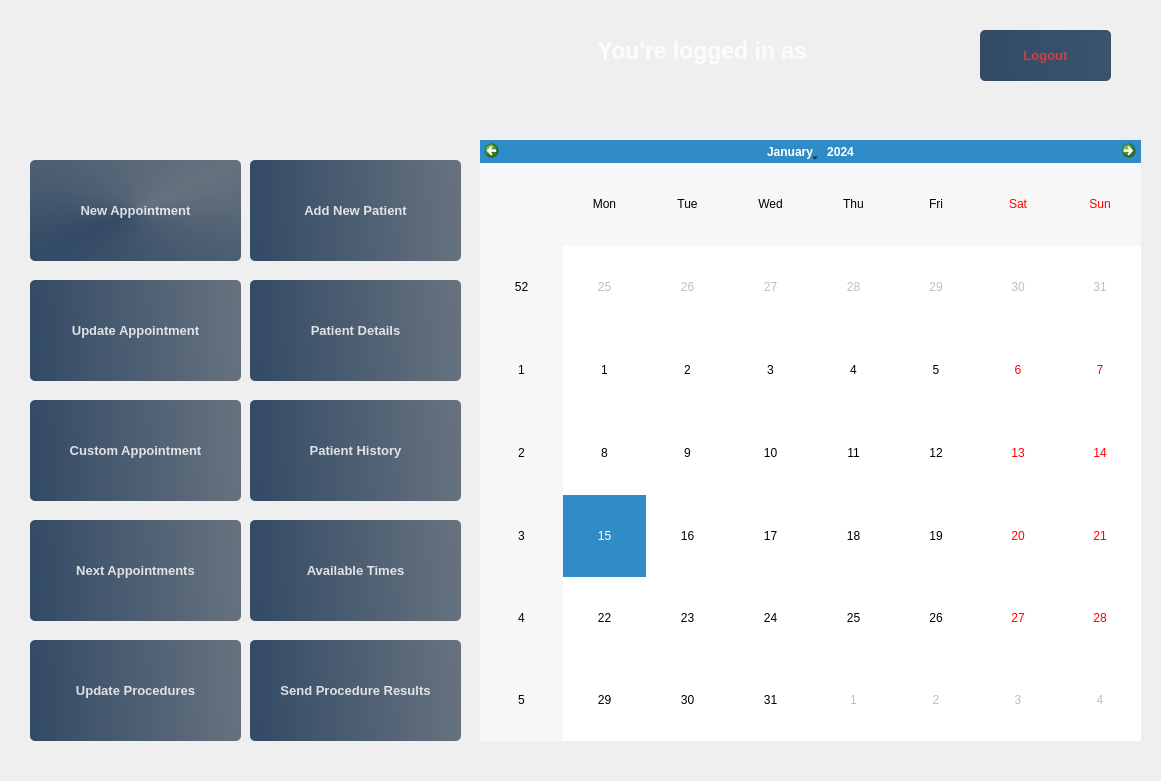
<?xml version="1.0" encoding="UTF-8"?>
<ui version="4.0">
 <class>Form</class>
 <widget class="QWidget" name="Form">
  <property name="geometry">
   <rect>
    <x>0</x>
    <y>0</y>
    <width>1161</width>
    <height>781</height>
   </rect>
  </property>
  <property name="sizePolicy">
   <sizepolicy hsizetype="Expanding" vsizetype="Expanding">
    <horstretch>0</horstretch>
    <verstretch>0</verstretch>
   </sizepolicy>
  </property>
  <property name="windowTitle">
   <string>Form</string>
  </property>
  <layout class="QGridLayout" name="gridLayout">
   <property name="leftMargin">
    <number>0</number>
   </property>
   <property name="topMargin">
    <number>0</number>
   </property>
   <property name="rightMargin">
    <number>0</number>
   </property>
   <property name="bottomMargin">
    <number>0</number>
   </property>
   <item row="0" column="0">
    <widget class="QWidget" name="widget" native="true">
     <property name="sizePolicy">
      <sizepolicy hsizetype="Expanding" vsizetype="Expanding">
       <horstretch>0</horstretch>
       <verstretch>0</verstretch>
      </sizepolicy>
     </property>
     <property name="styleSheet">
      <string notr="true">border-image: url(:/newPrefix/images/app_bg.jpg);</string>
     </property>
     <widget class="QPushButton" name="nextAppointmentsButton">
      <property name="geometry">
       <rect>
        <x>30</x>
        <y>520</y>
        <width>211</width>
        <height>101</height>
       </rect>
      </property>
      <property name="font">
       <font>
        <pointsize>10</pointsize>
        <weight>75</weight>
        <bold>true</bold>
       </font>
      </property>
      <property name="cursor">
       <cursorShape>PointingHandCursor</cursorShape>
      </property>
      <property name="styleSheet">
       <string notr="true">QPushButton#nextAppointmentsButton{
	border-image: none;
	background-color: qlineargradient(spread:pad,x1:0, y1:0.505682, x2:1, y2:0.477, stop:0 rgba(20, 47, 78, 219), stop:1 rgba(85, 98, 112, 226));
	color: rgba(255, 255, 255, 210);
	border-radius: 5px;	
}
QPushButton#nextAppointmentsButton:hover{	
	background-color: qlineargradient(spread:pad,x1:0, y1:0.505682, x2:1, y2:0.477, stop:0 rgba(40, 67, 98, 219), stop:1 rgba(105, 118, 132, 226));
}
QPushButton#nextAppointmentsButton:pressed{
	padding-left:5px;
	padding-top:5px;
	background-color: rgba(105, 118, 132, 200);
}
</string>
      </property>
      <property name="text">
       <string>Next Appointments</string>
      </property>
     </widget>
     <widget class="QPushButton" name="sendResultsButton">
      <property name="geometry">
       <rect>
        <x>250</x>
        <y>640</y>
        <width>211</width>
        <height>101</height>
       </rect>
      </property>
      <property name="font">
       <font>
        <pointsize>10</pointsize>
        <weight>75</weight>
        <bold>true</bold>
       </font>
      </property>
      <property name="cursor">
       <cursorShape>PointingHandCursor</cursorShape>
      </property>
      <property name="styleSheet">
       <string notr="true">QPushButton#sendResultsButton{
	border-image: none;
	background-color: qlineargradient(spread:pad,x1:0, y1:0.505682, x2:1, y2:0.477, stop:0 rgba(20, 47, 78, 219), stop:1 rgba(85, 98, 112, 226));
	color: rgba(255, 255, 255, 210);
	border-radius: 5px;	
}
QPushButton#sendResultsButton:hover{	
	background-color: qlineargradient(spread:pad,x1:0, y1:0.505682, x2:1, y2:0.477, stop:0 rgba(40, 67, 98, 219), stop:1 rgba(105, 118, 132, 226));
}
QPushButton#sendResultsButton:pressed{
	padding-left:5px;
	padding-top:5px;
	background-color: rgba(105, 118, 132, 200);
}
</string>
      </property>
      <property name="text">
       <string>Send Procedure Results</string>
      </property>
     </widget>
     <widget class="QPushButton" name="addPatientButton">
      <property name="geometry">
       <rect>
        <x>250</x>
        <y>160</y>
        <width>211</width>
        <height>101</height>
       </rect>
      </property>
      <property name="sizePolicy">
       <sizepolicy hsizetype="Expanding" vsizetype="Expanding">
        <horstretch>0</horstretch>
        <verstretch>0</verstretch>
       </sizepolicy>
      </property>
      <property name="font">
       <font>
        <pointsize>10</pointsize>
        <weight>75</weight>
        <bold>true</bold>
       </font>
      </property>
      <property name="cursor">
       <cursorShape>PointingHandCursor</cursorShape>
      </property>
      <property name="styleSheet">
       <string notr="true">QPushButton#addPatientButton{
	border-image: none;
	background-color: qlineargradient(spread:pad,x1:0, y1:0.505682, x2:1, y2:0.477, stop:0 rgba(20, 47, 78, 219), stop:1 rgba(85, 98, 112, 226));
	color: rgba(255, 255, 255, 210);
	border-radius: 5px;	
}
QPushButton#addPatientButton:hover{	
	background-color: qlineargradient(spread:pad,x1:0, y1:0.505682, x2:1, y2:0.477, stop:0 rgba(40, 67, 98, 219), stop:1 rgba(105, 118, 132, 226));
}
QPushButton#addPatientButton:pressed{
	padding-left:5px;
	padding-top:5px;
	background-color: rgba(105, 118, 132, 200);
}
</string>
      </property>
      <property name="text">
       <string>Add New Patient</string>
      </property>
     </widget>
     <widget class="QLabel" name="label">
      <property name="geometry">
       <rect>
        <x>20</x>
        <y>20</y>
        <width>91</width>
        <height>91</height>
       </rect>
      </property>
      <property name="sizePolicy">
       <sizepolicy hsizetype="Expanding" vsizetype="Expanding">
        <horstretch>0</horstretch>
        <verstretch>0</verstretch>
       </sizepolicy>
      </property>
      <property name="styleSheet">
       <string notr="true">border-image: url(:/newPrefix/images/od_logo.png);</string>
      </property>
      <property name="text">
       <string/>
      </property>
     </widget>
     <widget class="QPushButton" name="patientDetailsButton">
      <property name="geometry">
       <rect>
        <x>250</x>
        <y>280</y>
        <width>211</width>
        <height>101</height>
       </rect>
      </property>
      <property name="font">
       <font>
        <pointsize>10</pointsize>
        <weight>75</weight>
        <bold>true</bold>
       </font>
      </property>
      <property name="cursor">
       <cursorShape>PointingHandCursor</cursorShape>
      </property>
      <property name="styleSheet">
       <string notr="true">QPushButton#patientDetailsButton{
	border-image: none;
	background-color: qlineargradient(spread:pad,x1:0, y1:0.505682, x2:1, y2:0.477, stop:0 rgba(20, 47, 78, 219), stop:1 rgba(85, 98, 112, 226));
	color: rgba(255, 255, 255, 210);
	border-radius: 5px;	
}
QPushButton#patientDetailsButton:hover{	
	background-color: qlineargradient(spread:pad,x1:0, y1:0.505682, x2:1, y2:0.477, stop:0 rgba(40, 67, 98, 219), stop:1 rgba(105, 118, 132, 226));
}
QPushButton#patientDetailsButton:pressed{
	padding-left:5px;
	padding-top:5px;
	background-color: rgba(105, 118, 132, 200);
}
</string>
      </property>
      <property name="text">
       <string>Patient Details</string>
      </property>
     </widget>
     <widget class="QPushButton" name="updateScheduleButton">
      <property name="geometry">
       <rect>
        <x>30</x>
        <y>280</y>
        <width>211</width>
        <height>101</height>
       </rect>
      </property>
      <property name="font">
       <font>
        <pointsize>10</pointsize>
        <weight>75</weight>
        <bold>true</bold>
       </font>
      </property>
      <property name="cursor">
       <cursorShape>PointingHandCursor</cursorShape>
      </property>
      <property name="styleSheet">
       <string notr="true">QPushButton#updateScheduleButton{
	border-image: none;
	background-color: qlineargradient(spread:pad,x1:0, y1:0.505682, x2:1, y2:0.477, stop:0 rgba(20, 47, 78, 219), stop:1 rgba(85, 98, 112, 226));
	color: rgba(255, 255, 255, 210);
	border-radius: 5px;	
}
QPushButton#updateScheduleButton:hover{	
	background-color: qlineargradient(spread:pad,x1:0, y1:0.505682, x2:1, y2:0.477, stop:0 rgba(40, 67, 98, 219), stop:1 rgba(105, 118, 132, 226));
}
QPushButton#updateScheduleButton:pressed{
	padding-left:5px;
	padding-top:5px;
	background-color: rgba(105, 118, 132, 200);
}
</string>
      </property>
      <property name="text">
       <string>Update Appointment</string>
      </property>
     </widget>
     <widget class="QCalendarWidget" name="calendarWidget">
      <property name="geometry">
       <rect>
        <x>480</x>
        <y>140</y>
        <width>661</width>
        <height>601</height>
       </rect>
      </property>
      <property name="sizePolicy">
       <sizepolicy hsizetype="Expanding" vsizetype="Expanding">
        <horstretch>0</horstretch>
        <verstretch>0</verstretch>
       </sizepolicy>
      </property>
      <property name="styleSheet">
       <string notr="true">border-image: none;</string>
      </property>
     </widget>
     <widget class="QPushButton" name="logoutButton">
      <property name="geometry">
       <rect>
        <x>980</x>
        <y>30</y>
        <width>131</width>
        <height>51</height>
       </rect>
      </property>
      <property name="font">
       <font>
        <pointsize>10</pointsize>
        <weight>75</weight>
        <bold>true</bold>
       </font>
      </property>
      <property name="cursor">
       <cursorShape>PointingHandCursor</cursorShape>
      </property>
      <property name="styleSheet">
       <string notr="true">QPushButton#logoutButton{
	border-image: none;
	background-color: qlineargradient(spread:pad,x1:0, y1:0.505682, x2:1, y2:0.477, stop:0 rgba(20, 47, 78, 219), stop:1 rgba(30, 57, 88, 219));
	color: rgba(255, 55, 55, 210);
	border-radius: 5px;	
}
QPushButton#logoutButton:hover{
	background-color: qlineargradient(spread:pad,x1:0, y1:0.505682, x2:1, y2:0.477, stop:0 rgba(40, 67, 98, 219), stop:1 rgba(50, 77, 108, 219));
}
QPushButton#logoutButton:pressed{
	padding-left:5px;
	padding-top:5px;
	background-color: rgba(105, 118, 132, 200);
}
</string>
      </property>
      <property name="text">
       <string>Logout</string>
      </property>
     </widget>
     <widget class="QPushButton" name="patientHistoryButton">
      <property name="geometry">
       <rect>
        <x>250</x>
        <y>400</y>
        <width>211</width>
        <height>101</height>
       </rect>
      </property>
      <property name="font">
       <font>
        <pointsize>10</pointsize>
        <weight>75</weight>
        <bold>true</bold>
       </font>
      </property>
      <property name="cursor">
       <cursorShape>PointingHandCursor</cursorShape>
      </property>
      <property name="styleSheet">
       <string notr="true">QPushButton#patientHistoryButton{
	border-image: none;
	background-color: qlineargradient(spread:pad,x1:0, y1:0.505682, x2:1, y2:0.477, stop:0 rgba(20, 47, 78, 219), stop:1 rgba(85, 98, 112, 226));
	color: rgba(255, 255, 255, 210);
	border-radius: 5px;	
}
QPushButton#patientHistoryButton:hover{	
	background-color: qlineargradient(spread:pad,x1:0, y1:0.505682, x2:1, y2:0.477, stop:0 rgba(40, 67, 98, 219), stop:1 rgba(105, 118, 132, 226));
}
QPushButton#patientHistoryButton:pressed{
	padding-left:5px;
	padding-top:5px;
	background-color: rgba(105, 118, 132, 200);
}
</string>
      </property>
      <property name="text">
       <string>Patient History</string>
      </property>
     </widget>
     <widget class="QPushButton" name="schedule_button">
      <property name="geometry">
       <rect>
        <x>30</x>
        <y>160</y>
        <width>211</width>
        <height>101</height>
       </rect>
      </property>
      <property name="font">
       <font>
        <pointsize>10</pointsize>
        <weight>75</weight>
        <bold>true</bold>
       </font>
      </property>
      <property name="cursor">
       <cursorShape>PointingHandCursor</cursorShape>
      </property>
      <property name="styleSheet">
       <string notr="true">QPushButton#schedule_button {
    border-image: none;
    background-color: qconicalgradient(cx:0.5, cy:0.5, angle:45, stop:0 rgba(85, 98, 112, 226), stop:0.5 rgba(20, 47, 78, 219), stop:1 rgba(85, 98, 112, 226));
    color: rgba(255, 255, 255, 210);
    border-radius: 5px;
}

QPushButton#schedule_button:hover {
    background-color: qconicalgradient(cx:0.5, cy:0.5, angle:45, stop:0 rgba(105, 118, 132, 226), stop:0.5 rgba(40, 67, 98, 219), stop:1 rgba(105, 118, 132, 226));
}

QPushButton#schedule_button:pressed {
    padding-left: 5px;
    padding-top: 5px;
    background-color: rgba(105, 118, 132, 200);
}</string>
      </property>
      <property name="text">
       <string>New Appointment</string>
      </property>
     </widget>
     <widget class="QLabel" name="label_2">
      <property name="geometry">
       <rect>
        <x>430</x>
        <y>10</y>
        <width>551</width>
        <height>81</height>
       </rect>
      </property>
      <property name="font">
       <font>
        <pointsize>17</pointsize>
        <weight>75</weight>
        <bold>true</bold>
       </font>
      </property>
      <property name="styleSheet">
       <string notr="true">border-image: none;
color: rgba(255, 255, 255, 210);</string>
      </property>
      <property name="text">
       <string>You're logged in as &lt;username&gt;</string>
      </property>
      <property name="alignment">
       <set>Qt::AlignCenter</set>
      </property>
     </widget>
     <widget class="QPushButton" name="availableTimesButton">
      <property name="geometry">
       <rect>
        <x>250</x>
        <y>520</y>
        <width>211</width>
        <height>101</height>
       </rect>
      </property>
      <property name="font">
       <font>
        <pointsize>10</pointsize>
        <weight>75</weight>
        <bold>true</bold>
       </font>
      </property>
      <property name="cursor">
       <cursorShape>PointingHandCursor</cursorShape>
      </property>
      <property name="styleSheet">
       <string notr="true">QPushButton#availableTimesButton{
	border-image: none;
	background-color: qlineargradient(spread:pad,x1:0, y1:0.505682, x2:1, y2:0.477, stop:0 rgba(20, 47, 78, 219), stop:1 rgba(85, 98, 112, 226));
	color: rgba(255, 255, 255, 210);
	border-radius: 5px;	
}
QPushButton#availableTimesButton:hover{	
	background-color: qlineargradient(spread:pad,x1:0, y1:0.505682, x2:1, y2:0.477, stop:0 rgba(40, 67, 98, 219), stop:1 rgba(105, 118, 132, 226));
}
QPushButton#availableTimesButton:pressed{
	padding-left:5px;
	padding-top:5px;
	background-color: rgba(105, 118, 132, 200);
}
</string>
      </property>
      <property name="text">
       <string>Available Times</string>
      </property>
     </widget>
     <widget class="QPushButton" name="customScheduleButton">
      <property name="geometry">
       <rect>
        <x>30</x>
        <y>400</y>
        <width>211</width>
        <height>101</height>
       </rect>
      </property>
      <property name="font">
       <font>
        <pointsize>10</pointsize>
        <weight>75</weight>
        <bold>true</bold>
       </font>
      </property>
      <property name="cursor">
       <cursorShape>PointingHandCursor</cursorShape>
      </property>
      <property name="styleSheet">
       <string notr="true">QPushButton#customScheduleButton{
	border-image: none;
	background-color: qlineargradient(spread:pad,x1:0, y1:0.505682, x2:1, y2:0.477, stop:0 rgba(20, 47, 78, 219), stop:1 rgba(85, 98, 112, 226));
	color: rgba(255, 255, 255, 210);
	border-radius: 5px;	
}
QPushButton#customScheduleButton:hover{	
	background-color: qlineargradient(spread:pad,x1:0, y1:0.505682, x2:1, y2:0.477, stop:0 rgba(40, 67, 98, 219), stop:1 rgba(105, 118, 132, 226));
}
QPushButton#customScheduleButton:pressed{
	padding-left:5px;
	padding-top:5px;
	background-color: rgba(105, 118, 132, 200);
}
</string>
      </property>
      <property name="text">
       <string>Custom Appointment</string>
      </property>
     </widget>
     <widget class="QPushButton" name="updateProceduresButton">
      <property name="geometry">
       <rect>
        <x>30</x>
        <y>640</y>
        <width>211</width>
        <height>101</height>
       </rect>
      </property>
      <property name="font">
       <font>
        <pointsize>10</pointsize>
        <weight>75</weight>
        <bold>true</bold>
       </font>
      </property>
      <property name="cursor">
       <cursorShape>PointingHandCursor</cursorShape>
      </property>
      <property name="styleSheet">
       <string notr="true">QPushButton#updateProceduresButton{
	border-image: none;
	background-color: qlineargradient(spread:pad,x1:0, y1:0.505682, x2:1, y2:0.477, stop:0 rgba(20, 47, 78, 219), stop:1 rgba(85, 98, 112, 226));
	color: rgba(255, 255, 255, 210);
	border-radius: 5px;	
}
QPushButton#updateProceduresButton:hover{	
	background-color: qlineargradient(spread:pad,x1:0, y1:0.505682, x2:1, y2:0.477, stop:0 rgba(40, 67, 98, 219), stop:1 rgba(105, 118, 132, 226));
}
QPushButton#updateProceduresButton:pressed{
	padding-left:5px;
	padding-top:5px;
	background-color: rgba(105, 118, 132, 200);
}
</string>
      </property>
      <property name="text">
       <string>Update Procedures</string>
      </property>
     </widget>
    </widget>
   </item>
  </layout>
 </widget>
 <resources>
  <include location="res.qrc"/>
 </resources>
 <connections/>
</ui>
